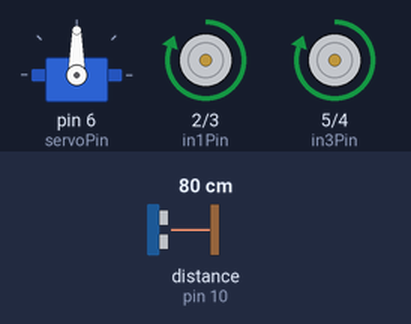
This sketch was run on a simulated Arduino Uno, built with avr-gcc and run on an emulated ATmega328P. On the bench: servo, motor-driver pin pairs drawn as motors (green arrow = first pin HIGH = forward, orange = second pin HIGH = backward, longer = more drive, scaled by the enable pin). Wiring (inferred from the names in the program): ultrasonic range finder: trigger pin 7; echo pin 10. Inputs (shaded band) come from the test bench; at power-on: distance to the obstacle (sensor on pin 10) 80 cm. The echo pulse lasts 58.3 µs per cm.

Above: at 3.0 s.
3.1 s: distance to the obstacle (sensor on pin 10) set to 22 cm
4.7 s: distance to the obstacle (sensor on pin 10) set to 18 cm
At 5.8 s:
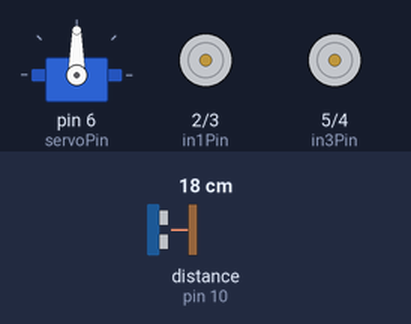
At 10.8 s:
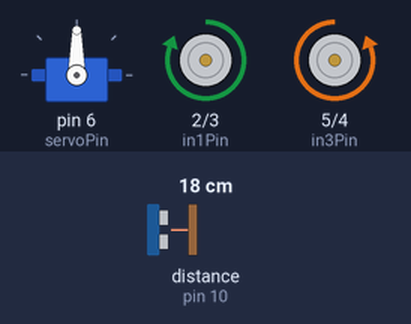
Timing chart, 0 to 19.5 s (numbered marks = the images above; inputs shaded):
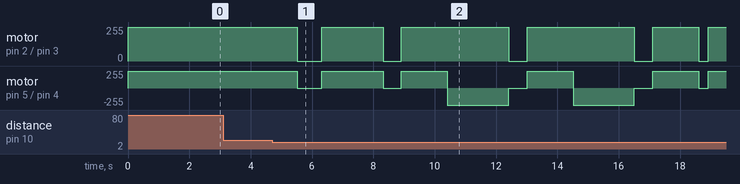

Measured:
- the behaviour switches between 21 and 20 cm on distance to the obstacle (sensor on pin 10) (found by bisection; images 0 and 1)
- after the input at 3.1 s, every drawn part: stays the same

The sketch:

Task_3.ino
```cpp
#include <Arduino.h>
#include <Servo.h>

Servo myServo;  // Create a servo object

#define TRIG_PIN 7 // Trigger pin for the ultrasonic sensor
#define ECHO_PIN 10 // Echo pin for the ultrasonic sensor
#define DISTANCE_THRESHOLD 20 // Set the distance threshold for obstacle detection in centimeters
#define TARGET_DISTANCE 276 // The target distance from point A to B in centimeters
#define MAX_DIST_TIME 8380 // Maximum time to reach the target distance in milliseconds (8.38 seconds)

const int enaPin = 12;  // Enable pin for motor A
const int in1Pin = 2;   // Input 1 pin for motor A
const int in2Pin = 3;   // Input 2 pin for motor A

const int enbPin = 11;  // Enable pin for motor B
const int in3Pin = 5;   // Input 3 pin for motor B
const int in4Pin = 4;   // Input 4 pin for motor B

int turncounter = 0;
const int servoPin = 6;  // Connect the signal wire of the servo to PWM pin 6

void setup() {
  pinMode(enaPin, OUTPUT);
  pinMode(in1Pin, OUTPUT);
  pinMode(in2Pin, OUTPUT);
  pinMode(enbPin, OUTPUT);
  pinMode(in3Pin, OUTPUT);
  pinMode(in4Pin, OUTPUT);
  pinMode(ECHO_PIN, INPUT);
  pinMode(TRIG_PIN, OUTPUT);
  myServo.attach(servoPin);  // Attach the servo to the specified pin
  Serial.begin(9600);
}

void loop() {

  unsigned long startTime = millis();
  unsigned long elapsedTime;

  // Move forward until the target distance is reached or the time limit is reached
  while (true) {
    elapsedTime = millis() - startTime;

    if (elapsedTime >= MAX_DIST_TIME) {
      // Time limit reached, stop
      stop();
      delay(50000);
      break;
    }

    forward();
    delay(100); // Adjust the delay based on the behavior of your robot

    if (isObstacleDetected()) {
      // Obstacle detected, stop and take a fixed diversion
      stop();
      delay(500); // Pause for 0.5 seconds

      // Divert around the obstacle
      divertObstacle();

      // Return to the original path
      returnToPath();

      // Update start time to include the time spent on diversion
      startTime = millis();
    }
  }
}

void divertObstacle() {
  // For simplicity, we'll turn left for 90 degrees (adjust as needed)
  left(); // Pause for 0.5 seconds to allow the robot to complete the turn
stop();
  // Move forward to clear the obstacle
  forward();// Adjust the delay based on the behavior of your robot
delay(500);
  // Turn back in the opposite direction to return to the original path
  right();
  stop();
  // Move forward to clear the obstacle
  forward();
  delay(500); // Adjust the delay based on the behavior of your robot

   // Turn back in the opposite direction to return to the original path
  right(); // Pause for 0.5 seconds to allow the robot to complete the turn
stop();
  // Move forward to clear the obstacle
  forward();
  delay(500); // Adjust the delay based on the behavior of your robot
  stop(); // Stop the robot
}
void returnToPath() {
  // For simplicity, we'll turn right for 90 degrees (adjust as needed)
  left(); // Pause for 0.5 seconds to allow the robot to complete the turn
}


void right() {
  digitalWrite(in1Pin, HIGH);
  digitalWrite(in2Pin, LOW);
  digitalWrite(enaPin, HIGH);  // Full speed
  digitalWrite(in3Pin, LOW);
  digitalWrite(in4Pin, HIGH);
  digitalWrite(enbPin, HIGH);  // Full speed
  delay(2000);
  stop();
}

void forward() {
  digitalWrite(enaPin, HIGH);
  digitalWrite(enbPin, HIGH);
  digitalWrite(in1Pin, HIGH);
  digitalWrite(in2Pin, LOW);
  digitalWrite(in3Pin, HIGH);
  digitalWrite(in4Pin, LOW);
  delay(1000);
}

void stop() {
  digitalWrite(enaPin, HIGH); // Set motor A to full speed
  digitalWrite(enbPin, HIGH); // Set motor B to full speed
  digitalWrite(in1Pin, HIGH);
  digitalWrite(in2Pin, HIGH);
  digitalWrite(in3Pin, HIGH);
  digitalWrite(in4Pin, HIGH);
  delay(300);
}

void left() {
  digitalWrite(in1Pin, HIGH);
  digitalWrite(in2Pin, LOW);
  digitalWrite(enaPin, HIGH);  // Full speed
  digitalWrite(in3Pin, HIGH);
  digitalWrite(in4Pin, LOW);
  digitalWrite(enbPin, HIGH);  // Full speed
  delay(2000);
  stop();
}

void shome() {
  myServo.write(90);
}

void sright() {
  myServo.write(0);
}

void sleft() {
  myServo.write(180);
}

bool isObstacleDetected() {
  digitalWrite(TRIG_PIN, LOW);
  delayMicroseconds(2);
  digitalWrite(TRIG_PIN, HIGH);
  delayMicroseconds(10);
  digitalWrite(TRIG_PIN, LOW);

  long duration = pulseIn(ECHO_PIN, HIGH);
  int distance = duration * 0.034 / 2;

  return (distance < DISTANCE_THRESHOLD);
}
```
